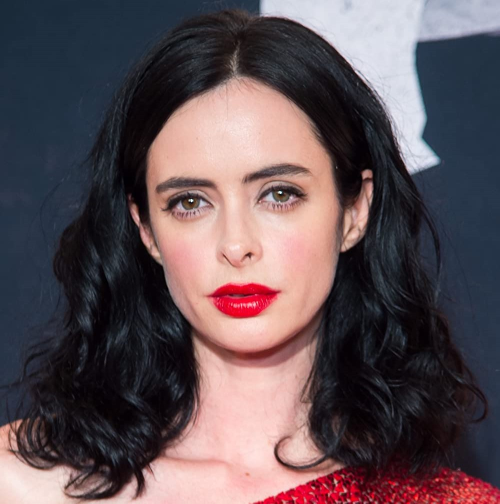
#> input picture lab2/media/3_1.jpg, 999 x 1007 px (shown at 1/2 size)
$ python face_smile_eyes_detection.py
#> lines starting #> are read from the running program, lines starting #| are printed output that depends on the picture; after the words box and inside, x2 and y2 are one past the last pixel; in counts of white or black regions, pixels touching at a corner belong together
import cv2

face_cascade = cv2.CascadeClassifier('venv/Lib/site-packages/cv2/data/haarcascade_frontalface_default.xml')
smile_cascade = cv2.CascadeClassifier('venv/Lib/site-packages/cv2/data/haarcascade_smile.xml')
eye_cascade = cv2.CascadeClassifier('venv/Lib/site-packages/cv2/data/haarcascade_eye.xml')

scaling_factor = 0.65

frame = cv2.imread('media/3_1.jpg')  # try 3_2.jpg
#> frame is the input picture: shape (1007, 999, 3); mean B, G, R 85.2, 80.1, 95.1
frame = cv2.resize(frame, None, fx=scaling_factor, fy=scaling_factor, interpolation=cv2.INTER_AREA)
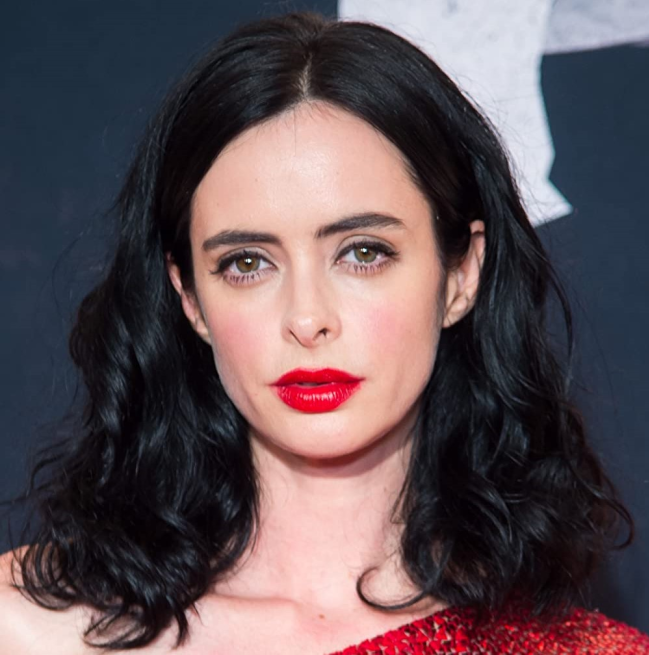
#> frame: shape (655, 649, 3); mean B, G, R 85.2, 80.1, 95.2

gray_filter = cv2.cvtColor(frame, cv2.COLOR_BGR2GRAY)
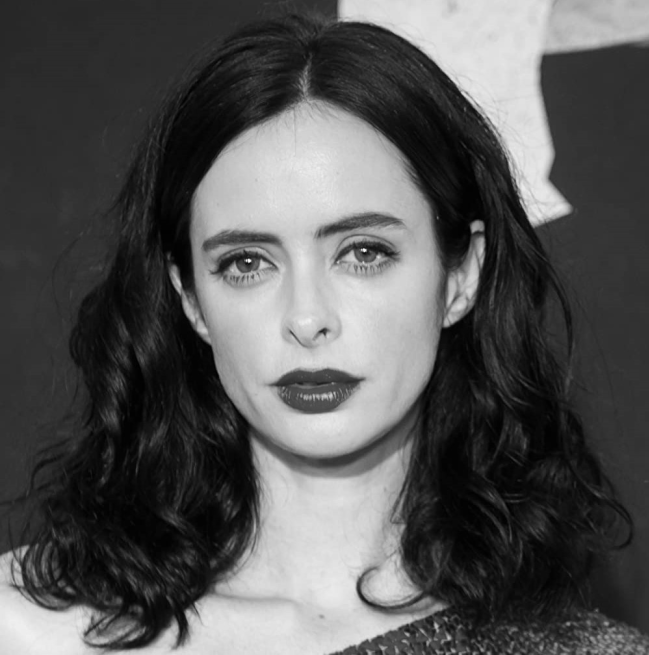
#> gray_filter: shape (655, 649); min 0, max 251, mean 85.2
face_rects = face_cascade.detectMultiScale(gray_filter, 1.1, 5)
#> face_rects = [[138, 121, 342, 342]]

for (x, y, w, h) in face_rects:
    cv2.rectangle(frame, (x, y), (x + w, y + h), (255, 0, 0), 2)

    roi_gray = gray_filter[y:y + h, x:x + w]
    roi_color = frame[y:y + h, x:x + w]

    smile = smile_cascade.detectMultiScale(roi_gray)
    eye = eye_cascade.detectMultiScale(roi_gray)

    for (sx, sy, sw, sh) in smile:
        cv2.rectangle(roi_color, (sx, sy), (sx + sw, sy + sh), (0, 255, 0), 1)

    for (ex, ey, ew, eh) in eye:
        cv2.rectangle(roi_color, (ex, ey), (ex + ew, ey + eh), (0, 0, 255), 1)
#> this loop made 1 pass
#> (x, y, w, h, eye) on pass 1: (138, 121, 342, 342, [[174, 201, 25, 25], [187, 98, 71, 71], [70, 113, 63, 63]])
#> pass 1, `roi_gray = gray_filter[y:y + h, x:x + w]`:
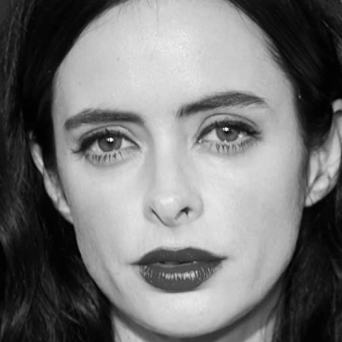
#> roi_gray: shape (342, 342); min 0, max 251, mean 117.5
#> pass 1, `roi_color = frame[y:y + h, x:x + w]`:
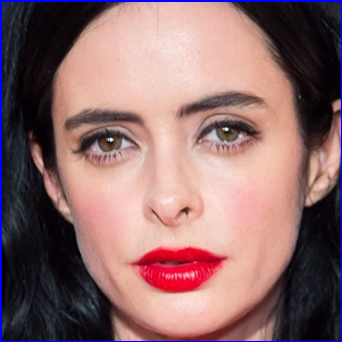
#> roi_color: shape (342, 342, 3); mean B, G, R 107, 106.8, 141.3
#> after the loop:
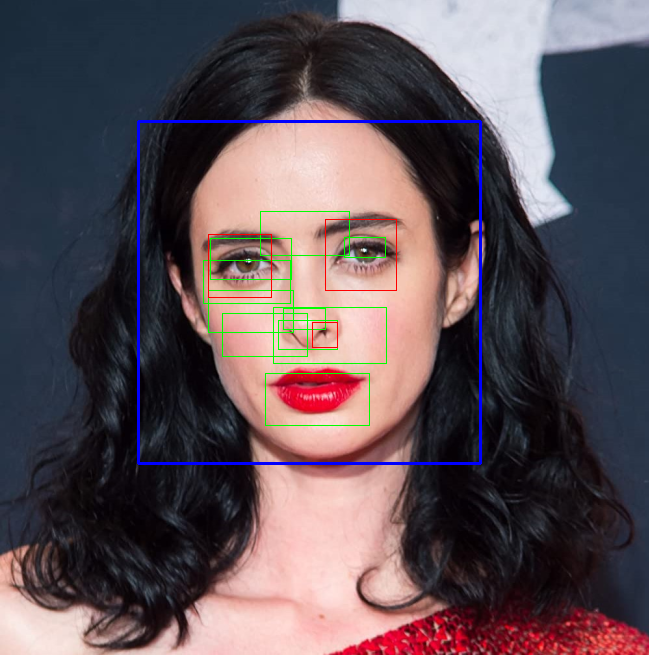
#> frame: shape (655, 649, 3); 1.65% of pixels changed, all inside (x1, y1, x2, y2) = (137, 120, 482, 465)
#> after the loop:
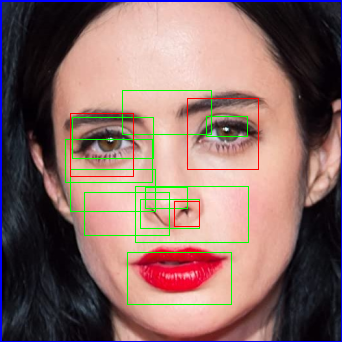
#> roi_color: shape (342, 342, 3); 2.5% of pixels changed, all inside (x1, y1, x2, y2) = (65, 90, 259, 305)

cv2.imshow('Krysten Ritter', frame)
cv2.waitKey(0)

$ run again, with lab2/media/3_2.jpg copied over lab2/media/3_1.jpg
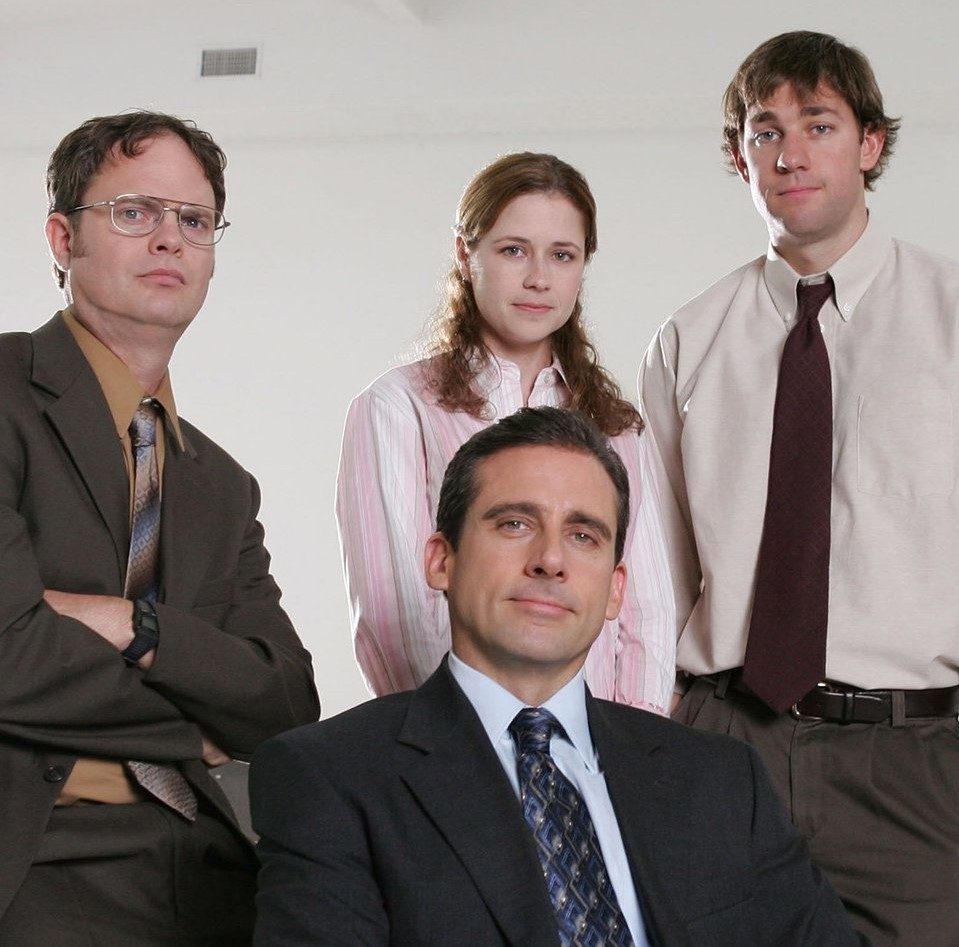
#> input picture lab2/media/3_2.jpg, 959 x 947 px
#> frame is the input picture: shape (947, 959, 3); mean B, G, R 120.4, 122.9, 132.8
#> face_rects = [[55, 100, 100, 100], [306, 130, 86, 86], [471, 46, 93, 93], [288, 289, 138, 138]]
#> the loop `for (x, y, w, h) in face_rects:` made 4 passes
#> (x, y, w, h, smile, eye) on passes 1 to 3: (55, 100, 100, 100, [[9, 42, 43, 21], [26, 71, 49, 25]], [[20, 28, 22, 22], [58, 33, 22, 22]]), (306, 130, 86, 86, [[19, 59, 44, 22]], [[13, 20, 26, 26], [47, 24, 23, 23]]), (471, 46, 93, 93, [[29, 70, 39, 20]], [[48, 25, 25, 25], [13, 27, 27, 27]])
#> after the loop `for (x, y, w, h) in face_rects:`:
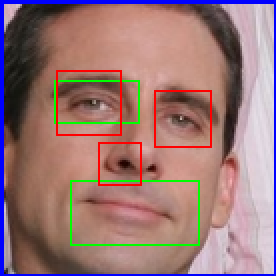
#> roi_color: shape (138, 138, 3) (shown 2 times larger); mean B, G, R 118.6, 119.3, 154.1
#> after the loop `for (x, y, w, h) in face_rects:`:
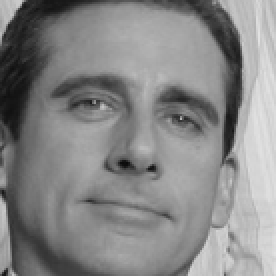
#> roi_gray: shape (138, 138) (shown 2 times larger); min 11, max 226, mean 134.6

$ run again, with lab2/media/2_2.jpg copied over lab2/media/3_1.jpg
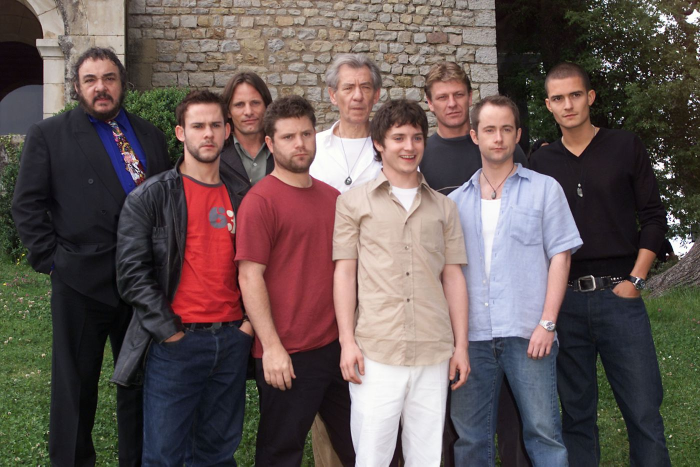
#> input picture lab2/media/2_2.jpg, 1400 x 933 px (shown at 1/2 size)
#> frame is the input picture: shape (933, 1400, 3); mean B, G, R 84.7, 87.1, 101.1
#> face_rects = [[237, 318, 29, 29], [306, 346, 41, 41], [557, 102, 60, 60], [294, 113, 58, 58], [434, 90, 62, 62], [616, 143, 65, 65], [357, 153, 62, 62], [110, 547, 48, 48], [237, 138, 67, 67], [97, 77, 68, 68], [704, 100, 67, 67], [497, 155, 65, 65]]
#> the loop `for (x, y, w, h) in face_rects:` made 12 passes
#> after the loop `for (x, y, w, h) in face_rects:`:
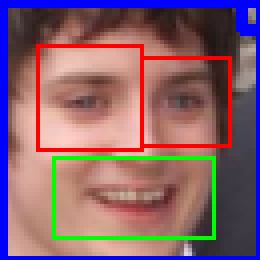
#> roi_color: shape (65, 65, 3) (shown 4 times larger); mean B, G, R 109.9, 99.2, 135.7
#> after the loop `for (x, y, w, h) in face_rects:`:
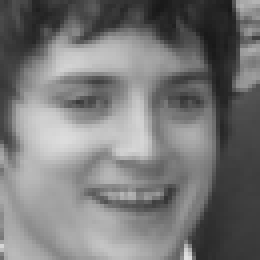
#> roi_gray: shape (65, 65) (shown 4 times larger); min 24, max 225, mean 120.1
